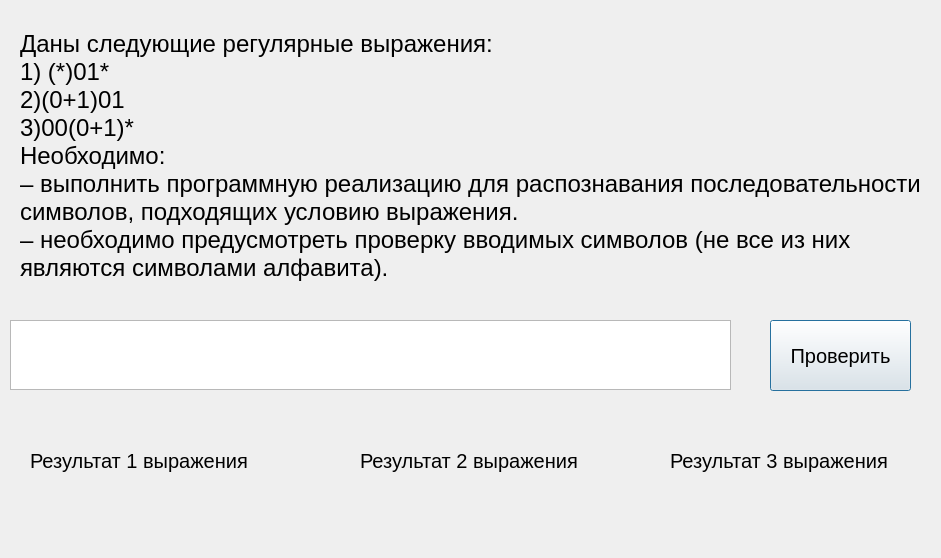
<?xml version="1.0" encoding="UTF-8"?>
<ui version="4.0">
 <class>taskwindow6</class>
 <widget class="QDialog" name="taskwindow6">
  <property name="geometry">
   <rect>
    <x>0</x>
    <y>0</y>
    <width>941</width>
    <height>558</height>
   </rect>
  </property>
  <property name="windowTitle">
   <string>Dialog</string>
  </property>
  <widget class="QLabel" name="label">
   <property name="geometry">
    <rect>
     <x>20</x>
     <y>0</y>
     <width>911</width>
     <height>311</height>
    </rect>
   </property>
   <property name="font">
    <font>
     <pointsize>18</pointsize>
    </font>
   </property>
   <property name="text">
    <string>Даны следующие регулярные выражения:
1) (*)01*
2)(0+1)01
3)00(0+1)*
Необходимо:
– выполнить программную реализацию для распознавания последовательности символов, подходящих условию выражения.
– необходимо предусмотреть проверку вводимых символов (не все из них являются символами алфавита).</string>
   </property>
   <property name="wordWrap">
    <bool>true</bool>
   </property>
  </widget>
  <widget class="QTextEdit" name="textEdit">
   <property name="geometry">
    <rect>
     <x>10</x>
     <y>320</y>
     <width>721</width>
     <height>70</height>
    </rect>
   </property>
   <property name="font">
    <font>
     <pointsize>18</pointsize>
    </font>
   </property>
  </widget>
  <widget class="QPushButton" name="pushButton">
   <property name="geometry">
    <rect>
     <x>770</x>
     <y>320</y>
     <width>141</width>
     <height>71</height>
    </rect>
   </property>
   <property name="font">
    <font>
     <pointsize>15</pointsize>
    </font>
   </property>
   <property name="text">
    <string>Проверить</string>
   </property>
  </widget>
  <widget class="QLabel" name="label_4">
   <property name="geometry">
    <rect>
     <x>30</x>
     <y>430</y>
     <width>221</width>
     <height>61</height>
    </rect>
   </property>
   <property name="font">
    <font>
     <pointsize>15</pointsize>
    </font>
   </property>
   <property name="text">
    <string>Результат 1 выражения</string>
   </property>
  </widget>
  <widget class="QLabel" name="label_5">
   <property name="geometry">
    <rect>
     <x>360</x>
     <y>430</y>
     <width>221</width>
     <height>61</height>
    </rect>
   </property>
   <property name="font">
    <font>
     <pointsize>15</pointsize>
    </font>
   </property>
   <property name="text">
    <string>Результат 2 выражения</string>
   </property>
  </widget>
  <widget class="QLabel" name="label_6">
   <property name="geometry">
    <rect>
     <x>670</x>
     <y>430</y>
     <width>221</width>
     <height>61</height>
    </rect>
   </property>
   <property name="font">
    <font>
     <pointsize>15</pointsize>
    </font>
   </property>
   <property name="text">
    <string>Результат 3 выражения</string>
   </property>
  </widget>
 </widget>
 <resources/>
 <connections/>
</ui>
